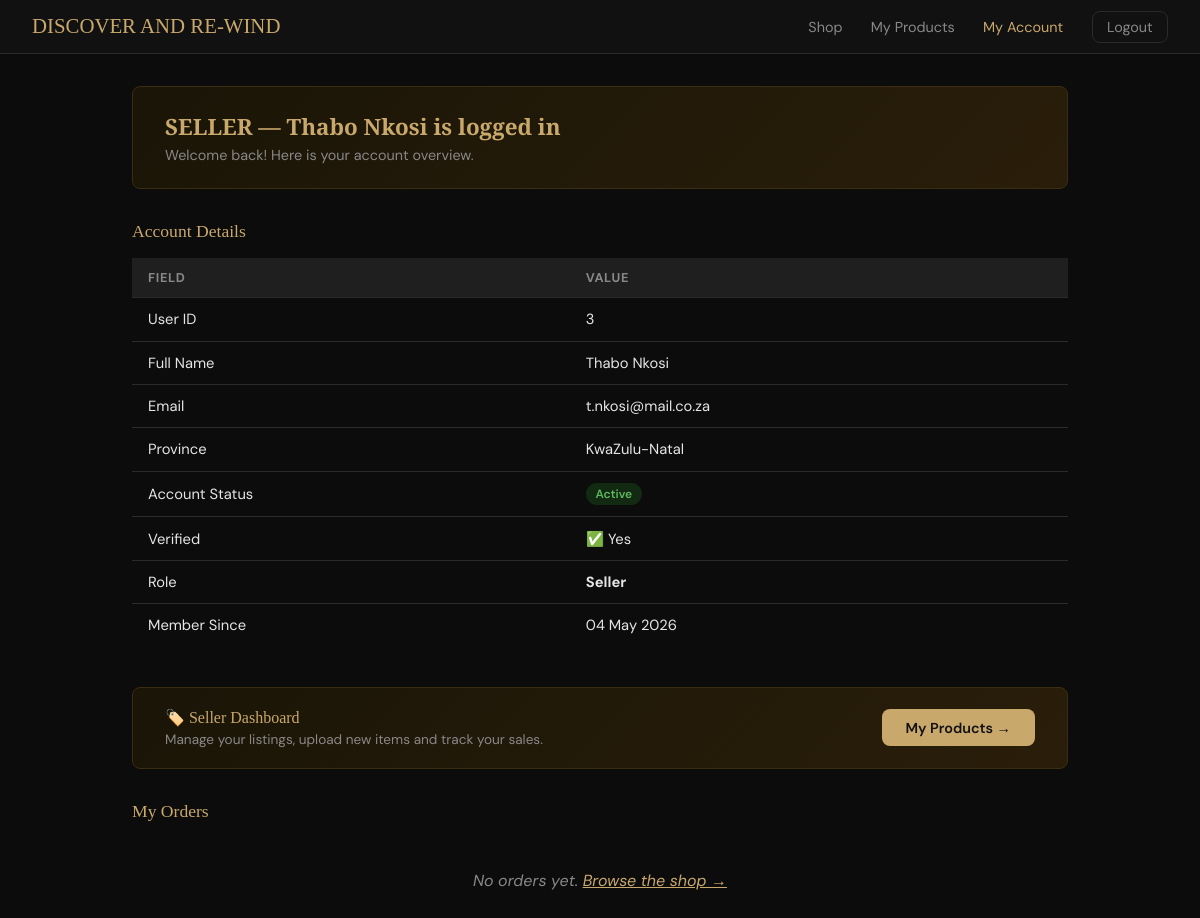
Screenshot of /dashboard.php (signed in) with the database file from the repository.
### tables this page shows
CREATE TABLE IF NOT EXISTS tblUser (
    userID      INT AUTO_INCREMENT PRIMARY KEY,
    fullName    VARCHAR(100)        NOT NULL,
    email       VARCHAR(150)        NOT NULL UNIQUE,
    password    VARCHAR(255)        NOT NULL,    
    province    VARCHAR(50)         DEFAULT NULL,
    isVerified  TINYINT(1)          NOT NULL DEFAULT 0,   
    status      ENUM('active','inactive','pending') NOT NULL DEFAULT 'pending',
    role        ENUM('buyer','seller')      NOT NULL DEFAULT 'buyer',
    createdAt   DATETIME            NOT NULL DEFAULT CURRENT_TIMESTAMP
);

### dashboard.php (the view, shortened to what this page needs)
<?php
require_once 'DBConn.php';
$userID = $_SESSION['userID'];
$stmt = $conn->prepare(
    "SELECT userID, fullName, email, province, isVerified, status, role, createdAt
     FROM tblUser WHERE userID = ?"
);
$stmt->bind_param("i", $userID);
$stmt->execute();
$result = $stmt->get_result();
$user   = $result->fetch_assoc();
$oStmt = $conn->prepare(
    "SELECT o.orderID, c.title, c.category, c.sellPrice, o.quantity,
            o.totalAmount, o.status, o.createdAt
     FROM tblOrder o
     JOIN tblClothes c ON o.clothesID = c.clothesID
     WHERE o.userID = ?
     ORDER BY o.createdAt DESC"
);
$oStmt->bind_param("i", $userID);
$oStmt->execute();
$orders = $oStmt->get_result()->fetch_all(MYSQLI_ASSOC);
?>
<!DOCTYPE html>
<html lang="en">
<head>
</head>
<body>
<nav>
  <a href="index.php" class="logo">DISCOVER AND RE-WIND</a>
  <div class="nav-links">
    <a href="shop.php">Shop</a>
    <?php if (($_SESSION['role'] ?? null) === 'seller'): ?>
      <a href="seller-products.php">My Products</a>
    <?php endif; ?>
    <a href="dashboard.php" class="active">My Account</a>
    <a href="logout.php" class="btn-logout">Logout</a>
  </div>
</nav>
<div class="container">
  <div class="welcome-banner">
    <h2><?= strtoupper($user['role']) ?> — <?= htmlspecialchars($user['fullName']) ?> is logged in</h2>
    <p>Welcome back! Here is your account overview.</p>
  </div>
  <div class="section-title">Account Details</div>
  <table class="info-table">
    <tr>
      <th>Field</th>
      <th>Value</th>
    </tr>
    <tr><td>User ID</td>    <td><?= htmlspecialchars($user['userID'])   ?></td></tr>
    <tr><td>Full Name</td>  <td><?= htmlspecialchars($user['fullName']) ?></td></tr>
    <tr><td>Email</td>      <td><?= htmlspecialchars($user['email'])    ?></td></tr>
    <tr><td>Province</td>   <td><?= htmlspecialchars($user['province'] ?? 'N/A') ?></td></tr>
    <tr>
      <td>Account Status</td>
      <td>
        <?php
          $s = $user['status'];
          $cls = $s === 'active' ? 'badge-active' : ($s === 'pending' ? 'badge-pending' : 'badge-inactive');
        ?>
        <span class="badge <?= $cls ?>"><?= ucfirst($s) ?></span>
      </td>
    </tr>
    <tr><td>Verified</td>   <td><?= $user['isVerified'] ? '✅ Yes' : '⏳ Pending' ?></td></tr>
    <tr><td>Role</td>        <td><strong><?= ucfirst($user['role']) ?></strong></td></tr>
    <tr><td>Member Since</td><td><?= date('d M Y', strtotime($user['createdAt'])) ?></td></tr>
  </table>
  <?php if (($_SESSION['role'] ?? null) === 'seller'): ?>
  <div style="background:linear-gradient(135deg,#1a1507,#2a1e0a);border:1px solid #3a2d10;
              border-radius:var(--radius);padding:1.25rem 2rem;margin-bottom:2rem;
              display:flex;align-items:center;justify-content:space-between;">
    <div>
      <div style="font-family:'Playfair Display',serif;color:var(--gold);font-size:1rem;margin-bottom:.25rem;">
        🏷️ Seller Dashboard
      </div>
      <div style="color:var(--muted);font-size:.85rem;">
        Manage your listings, upload new items and track your sales.
      </div>
    </div>
    <a href="seller-products.php"
       style="background:var(--gold);color:#111;padding:.6rem 1.5rem;border-radius:var(--radius);
              text-decoration:none;font-weight:600;font-size:.9rem;white-space:nowrap;">
      My Products →
    </a>
  </div>
  <?php endif; ?>
  <div class="section-title">My Orders</div>
  <?php if (empty($orders)): ?>
    <p class="empty">No orders yet. <a href="shop.php" style="color:var(--gold)">Browse the shop →</a></p>
  <?php endif; ?>
</div>
</body>
</html>

### dashboard.php (style rules this page uses)
:root { --bg:#0c0c0c; --card:#161616; --gold:#c9a86c; --text:#e5e5e5; --muted:#888; --border:#2a2a2a; --radius:8px; }
* { box-sizing:border-box; margin:0; padding:0; }
body { font-family:'DM Sans',sans-serif; background:var(--bg); color:var(--text); min-height:100vh; }
nav { background:#111; border-bottom:1px solid var(--border); display:flex; align-items:center; justify-content:space-between; padding:.9rem 2rem; }
.logo { font-family:'Playfair Display',serif; color:var(--gold); font-size:1.3rem; text-decoration:none; }
.nav-links a { color:var(--muted); text-decoration:none; margin-left:1.5rem; font-size:.9rem; }
.nav-links a:hover, .nav-links a.active { color:var(--gold); }
.container { max-width:1000px; margin:0 auto; padding:2rem; }
.welcome-banner { background:linear-gradient(135deg,#1a1507,#2a1e0a); border:1px solid #3a2d10; border-radius:var(--radius); padding:1.5rem 2rem; margin-bottom:2rem; }
.welcome-banner h2 { font-family:'Playfair Display',serif; color:var(--gold); font-size:1.4rem; }
.welcome-banner p { color:var(--muted); font-size:.9rem; margin-top:.25rem; }
.section-title { font-family:'Playfair Display',serif; color:var(--gold); font-size:1.1rem; margin-bottom:1rem; }
.info-table { width:100%; border-collapse:collapse; margin-bottom:2.5rem; }
.info-table th { background:#1f1f1f; padding:.7rem 1rem; text-align:left; font-size:.8rem; color:var(--muted); text-transform:uppercase; letter-spacing:.05em; border-bottom:1px solid var(--border); }
.info-table td { padding:.7rem 1rem; border-bottom:1px solid var(--border); font-size:.92rem; }
.info-table tr:last-child td { border-bottom:none; }
.badge { display:inline-block; padding:.2rem .6rem; border-radius:20px; font-size:.75rem; font-weight:600; }
.badge-active { background:#122a12; color:#5cb85c; }
.empty { text-align:center; padding:2rem; color:var(--muted); font-style:italic; }
.btn-logout { background:transparent; border:1px solid var(--border); color:var(--muted); padding:.4rem .9rem; border-radius:var(--radius); cursor:pointer; font-size:.85rem; text-decoration:none; }

### rows the page displays
tbluser: role "SELLER", fullName "Thabo Nkosi", userID "3", email "t.nkosi@mail.co.za", province "KwaZulu-Natal", status "Active", role "Seller", createdAt "04 May 2026"
